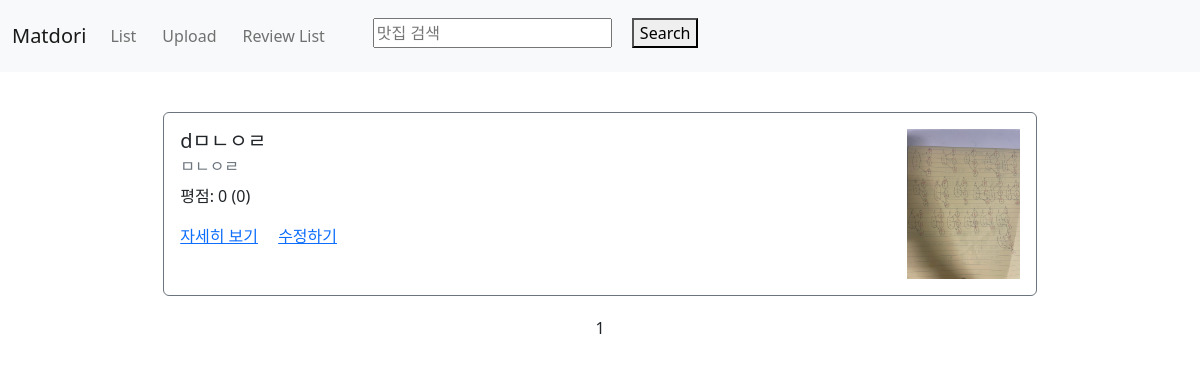
The page /first/list/ on the database as committed earlier.
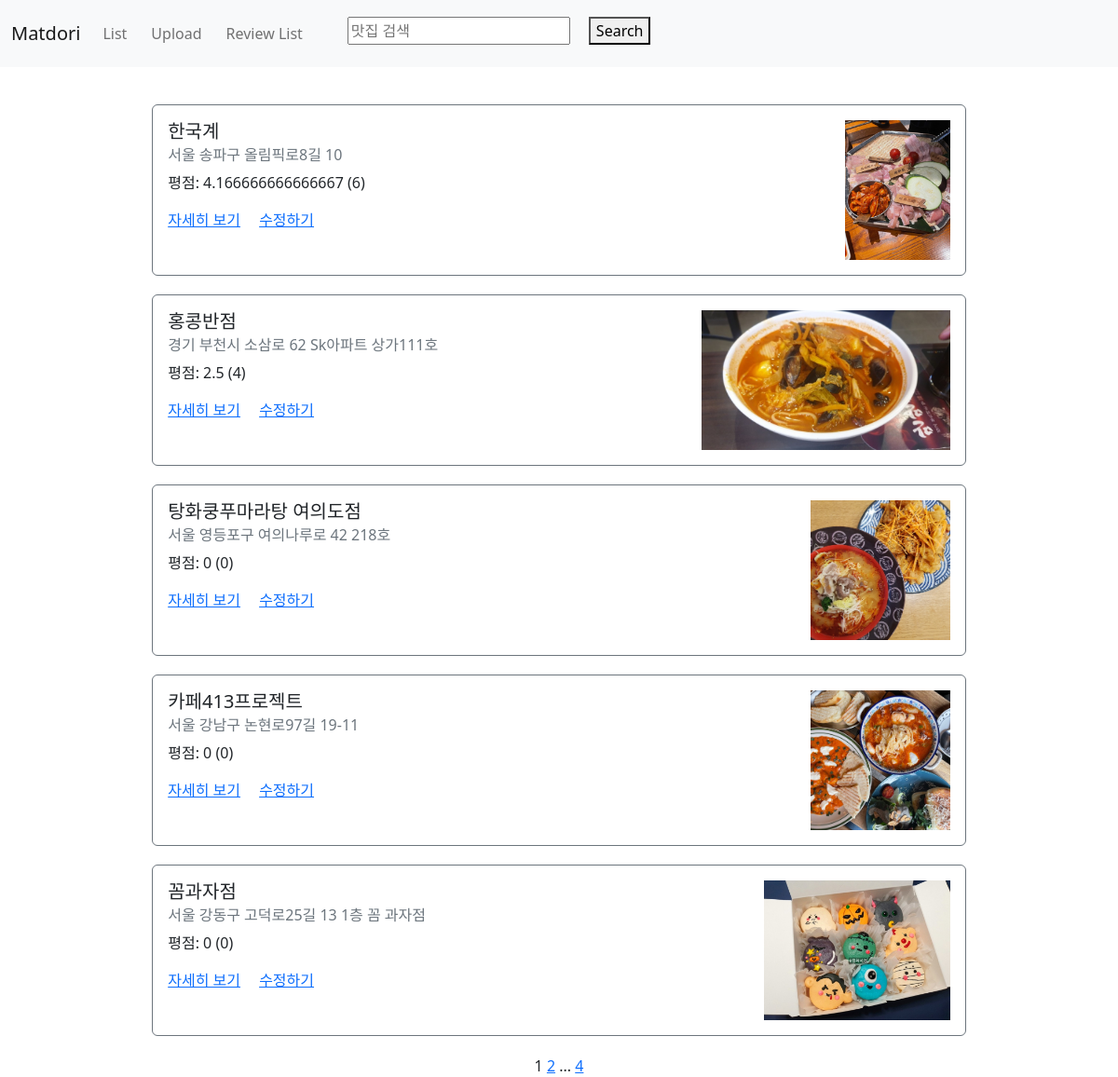
The same page on the database as committed later.
### first/models.py (models this page shows)
class Restaurant(models.Model):
    name = models.CharField(max_length=30)
    address = models.CharField(max_length=200)
    password = models.CharField(max_length=20, default=None, null=True) #None을 사용하려면 null값을 true로 설정해야한다.
    photo = models.ImageField(upload_to='%Y/%m/%d', blank=True)
    created_at = models.DateTimeField(auto_now_add=True)
    updated_at = models.DateTimeField(auto_now=True)
    class Meta:
        ordering = ['-id']

### first/views.py (the view)
# urls.py: path('list/', views.list, name="list"),
def list(request):
    restaurants = Restaurant.objects.all().annotate(reviews_count=Count('review')).annotate(average_point=Avg('review__point'))
    paginator = Paginator(restaurants, 5)
    lastpage = int(paginator.num_pages)-1
    page = request.GET.get('page')
    items = paginator.get_page(page)
    context={
        'restaurants' : items,
        'lastPage' : lastpage,
    }
    return render(request, 'first/list.html', context)

### first/templates/first/list.html (shortened to what this page needs)
{%extends 'first/base.html'%} {%load static%} {%block content%}
<div class="container">
  {% for item in restaurants %}
  <div class="row restaurants-item" style="margin: 20px auto">
    <div class="col-sm-12">
      <div class="card border-secondary">
        <div class="card-body">
          {% if item.photo %}
          <img
            src="{{ item.photo.url }}"
          />
          {% endif %}
          <h5 class="card-title">{{item.name}}</h5>
          <h6 class="card-subtitle mb-2 text-muted">{{item.address}}</h6>
          <p class="card-text">
            평점: {% if item.average_point == None %} 0 {% else %}
            {{ item.average_point }} {% endif %} ({{item.reviews_count}})
          </p>
          <a href="{% url 'restaurant-detail' id=item.id %}" class="card-link"
            >자세히 보기</a
          >
          <a
            href="{% url 'restaurant-update' %}?id={{ item.id }}"
            class="card-link"
            >수정하기</a
          >
        </div>
      </div>
    </div>
  </div>
  {%endfor%}
  <div class="row">
    <div class="col-sm-12 text-center">
      <div class="pagination">
        <span class="step-links text-center" style="width: 100%">
          <span class="current"> {{restaurants.number }} </span>
          {%if restaurants.has_next %}
          <a href="?page={{restaurants.next_page_number}}"
            >{{restaurants.next_page_number}}</a
          >
          {% endif %}
          {%if restaurants.number < lastPage %} ...
          <a href="?page={{restaurants.paginator.num_pages}}"
            >{{restaurants.paginator.num_pages}}</a
          >
          {% endif %}
        </span>
      </div>
    </div>
  </div>
</div>
{% endblock %}

### first/templates/first/base.html (shortened to what this page needs)
{%load static%}
<html>
  <head>
    <link
      href="https://cdn.jsdelivr.net/npm/bootstrap@5.2.0-beta1/dist/css/bootstrap.min.css"
      rel="stylesheet"
    />
    <link rel="stylesheet" href="{%static 'first/styles.css' %}" />
  </head>
  <body>
    <nav class="navbar navbar-expand-lg bg-light">
      <div class="container-fluid">
        <a class="navbar-brand" href="/first/list">Matdori</a>
        <div class="collapse navbar-collapse" id="navbarNav">
          <ul class="navbar-nav">
            <li class="nav-item">
              <a class="nav-link" href="/first/list" style="margin-right: 10px;">List</a>
            </li>
            <li class="nav-item">
              <a class="nav-link" href="/first/create" style="margin-right: 10px;">Upload</a>
            </li>
            <li class="nav-item">
              <a class="nav-link" href="/first/review/list" style="margin-right: 20px;">Review List</a>
            </li>
          </ul>
          <form action="/first/search/" method="GET">
          <div class="searchbar" style= "display: flex; margin-top: 10px;">
            <input name="search" id='keyword' type="text" placeholder="맛집 검색">
            <button class="btn-primary" type="submit" style="margin-left : 20px;">Search</button>
          </div>
        </form>
      </div>
    </nav>
    {%block content%} {%endblock%}
  </body>
</html>

### first/static/first/styles.css (style rules this page uses)
body > div.container > div.row.restaurants-item > div > div { width: 80%; margin: 0 auto; }
body > nav { margin-bottom: 40px; }
#navbarNav > ul > li:nth-child(3) { margin-right: 20px; }
body > div.container > div > div > div > div > img { max-height: 150px; min-height: 150px; margin: 0px; float: right; }

Rows that differ between the two databases and show on the page:
removed Restaurant: photo (picture), name "dㅁㄴㅇㄹ", address "ㅁㄴㅇㄹ", shows "0", reviews_count "0"
added Restaurant: photo (picture), name "한국계", address "서울 송파구 올림픽로8길 10", average_point "4.166666666666667", reviews_count "6"
added Restaurant: photo (picture), name "홍콩반점", address "경기 부천시 소삼로 62 Sk아파트 상가111호", average_point "2.5", reviews_count "4"
added Restaurant: photo (picture), name "탕화쿵푸마라탕 여의도점", address "서울 영등포구 여의나루로 42 218호", shows "0", reviews_count "0"
added Restaurant: photo (picture), name "카페413프로젝트", address "서울 강남구 논현로97길 19-11", shows "0", reviews_count "0"
added Restaurant: photo (picture), name "꼼과자점", address "서울 강동구 고덕로25길 13 1층 꼼 과자점", shows "0", reviews_count "0"
Other text that changed with them:
{{ restaurants.next_page_number }}: (not shown) → "2"
{{ restaurants.paginator.num_pages }}: (not shown) → "4"
